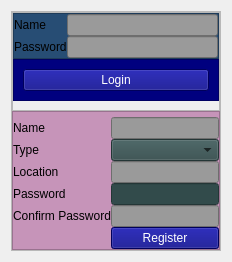
            <widget class="QWidget" name="page_5">
             <layout class="QHBoxLayout" name="horizontalLayout_19">
              <item>
               <widget class="QFrame" name="frame_21">
                <property name="styleSheet">
                 <string notr="true"/>
                </property>
                <property name="frameShape">
                 <enum>QFrame::StyledPanel</enum>
                </property>
                <property name="frameShadow">
                 <enum>QFrame::Raised</enum>
                </property>
                <layout class="QVBoxLayout" name="verticalLayout_10">
                 <property name="spacing">
                  <number>0</number>
                 </property>
                 <property name="leftMargin">
                  <number>0</number>
                 </property>
                 <property name="topMargin">
                  <number>0</number>
                 </property>
                 <property name="rightMargin">
                  <number>0</number>
                 </property>
                 <property name="bottomMargin">
                  <number>0</number>
                 </property>
                 <item>
                  <widget class="QFrame" name="b1">
                   <property name="styleSheet">
                    <string notr="true"/>
                   </property>
                   <property name="frameShape">
                    <enum>QFrame::StyledPanel</enum>
                   </property>
                   <property name="frameShadow">
                    <enum>QFrame::Raised</enum>
                   </property>
                   <layout class="QVBoxLayout" name="verticalLayout_12">
                    <property name="spacing">
                     <number>0</number>
                    </property>
                    <property name="leftMargin">
                     <number>0</number>
                    </property>
                    <property name="topMargin">
                     <number>0</number>
                    </property>
                    <property name="rightMargin">
                     <number>0</number>
                    </property>
                    <property name="bottomMargin">
                     <number>9</number>
                    </property>
                    <item alignment="Qt::AlignVCenter">
                     <widget class="QFrame" name="frame_14">
                      <property name="styleSheet">
                       <string notr="true">background-color: rgb(39, 77, 116);</string>
                      </property>
                      <property name="frameShape">
                       <enum>QFrame::StyledPanel</enum>
                      </property>
                      <property name="frameShadow">
                       <enum>QFrame::Raised</enum>
                      </property>
                      <layout class="QHBoxLayout" name="horizontalLayout_22">
                       <property name="spacing">
                        <number>0</number>
                       </property>
                       <property name="leftMargin">
                        <number>0</number>
                       </property>
                       <property name="topMargin">
                        <number>0</number>
                       </property>
                       <property name="rightMargin">
                        <number>0</number>
                       </property>
                       <property name="bottomMargin">
                        <number>0</number>
                       </property>
                       <item>
                        <layout class="QFormLayout" name="formLayout_3">
                         <item row="0" column="1">
                          <widget class="QLineEdit" name="lineEdit_2">
                           <property name="styleSheet">
                            <string notr="true">background-color: rgb(154, 154, 154);
border-bottom-color: rgb(0, 0, 0);</string>
                           </property>
                          </widget>
                         </item>
                         <item row="1" column="0">
                          <widget class="QLabel" name="label_17">
                           <property name="text">
                            <string>Password</string>
                           </property>
                          </widget>
                         </item>
                         <item row="1" column="1">
                          <widget class="QLineEdit" name="lineEdit_3">
                           <property name="styleSheet">
                            <string notr="true">background-color: rgb(154, 154, 154);</string>
                           </property>
                          </widget>
                         </item>
                         <item row="0" column="0">
                          <widget class="QLabel" name="label_23">
                           <property name="text">
                            <string>Name</string>
                           </property>
                          </widget>
                         </item>
                        </layout>
                       </item>
                      </layout>
                     </widget>
                    </item>
                    <item alignment="Qt::AlignVCenter">
                     <widget class="QFrame" name="frame_23">
                      <property name="styleSheet">
                       <string notr="true">background-color: rgb(0, 0, 127);</string>
                      </property>
                      <property name="frameShape">
                       <enum>QFrame::StyledPanel</enum>
                      </property>
                      <property name="frameShadow">
                       <enum>QFrame::Raised</enum>
                      </property>
                      <layout class="QHBoxLayout" name="horizontalLayout_21">
                       <item>
                        <widget class="QPushButton" name="pushButton_12">
                         <property name="styleSheet">
                          <string notr="true">color: rgb(255, 255, 255);</string>
                         </property>
                         <property name="text">
                          <string>Login</string>
                         </property>
                        </widget>
                       </item>
                      </layout>
                     </widget>
                    </item>
                   </layout>
                  </widget>
                 </item>
                 <item alignment="Qt::AlignVCenter">
                  <widget class="QFrame" name="b2">
                   <property name="styleSheet">
                    <string notr="true">background-color: rgb(198, 148, 185);</string>
                   </property>
                   <property name="frameShape">
                    <enum>QFrame::StyledPanel</enum>
                   </property>
                   <property name="frameShadow">
                    <enum>QFrame::Raised</enum>
                   </property>
                   <layout class="QHBoxLayout" name="horizontalLayout_23">
                    <property name="spacing">
                     <number>0</number>
                    </property>
                    <property name="leftMargin">
                     <number>0</number>
                    </property>
                    <property name="topMargin">
                     <number>5</number>
                    </property>
                    <property name="rightMargin">
                     <number>0</number>
                    </property>
                    <property name="bottomMargin">
                     <number>0</number>
                    </property>
                    <item>
                     <layout class="QFormLayout" name="formLayout_4">
                      <item row="0" column="0">
                       <widget class="QLabel" name="label_18">
                        <property name="text">
                         <string>Name</string>
                        </property>
                       </widget>
                      </item>
                      <item row="0" column="1">
                       <widget class="QLineEdit" name="lineEdit_4">
                        <property name="styleSheet">
                         <string notr="true">background-color: rgb(154, 154, 154);</string>
                        </property>
                       </widget>
                      </item>
                      <item row="1" column="0">
                       <widget class="QLabel" name="label_19">
                        <property name="text">
                         <string>Type</string>
                        </property>
                       </widget>
                      </item>
                      <item row="2" column="0">
                       <widget class="QLabel" name="label_20">
                        <property name="text">
                         <string>Location</string>
                        </property>
                       </widget>
                      </item>
                      <item row="2" column="1">
                       <widget class="QLineEdit" name="lineEdit_6">
                        <property name="styleSheet">
                         <string notr="true">background-color: rgb(154, 154, 154);</string>
                        </property>
                       </widget>
                      </item>
                      <item row="3" column="0">
                       <widget class="QLabel" name="label_21">
                        <property name="text">
                         <string>Password</string>
                        </property>
                       </widget>
                      </item>
                      <item row="3" column="1">
                       <widget class="QLineEdit" name="lineEdit_7">
                        <property name="styleSheet">
                         <string notr="true">background-color: rgb(50, 75, 75);</string>
                        </property>
                       </widget>
                      </item>
                      <item row="4" column="0">
                       <widget class="QLabel" name="label_22">
                        <property name="text">
                         <string>Confirm Password</string>
                        </property>
                       </widget>
                      </item>
                      <item row="4" column="1">
                       <widget class="QLineEdit" name="lineEdit_8">
                        <property name="styleSheet">
                         <string notr="true">background-color: rgb(154, 154, 154);</string>
                        </property>
                       </widget>
                      </item>
                      <item row="5" column="1">
                       <widget class="QPushButton" name="pushButton_13">
                        <property name="styleSheet">
                         <string notr="true">color: rgb(255, 255, 255);
background-color: rgb(0, 0, 127);</string>
                        </property>
                        <property name="text">
                         <string>Register</string>
                        </property>
                       </widget>
                      </item>
                      <item row="1" column="1">
                       <widget class="QComboBox" name="comboBox_4">
                        <property name="styleSheet">
                         <string notr="true">background-color: rgb(50, 75, 75);</string>
                        </property>
                       </widget>
                      </item>
                     </layout>
                    </item>
                   </layout>
                  </widget>
                 </item>
                </layout>
               </widget>
              </item>
             </layout>
            </widget>
